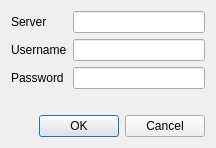
<?xml version="1.0" encoding="UTF-8"?>
<ui version="4.0">
 <class>ConnectWindow</class>
 <widget class="QDialog" name="ConnectWindow">
  <property name="geometry">
   <rect>
    <x>0</x>
    <y>0</y>
    <width>216</width>
    <height>137</height>
   </rect>
  </property>
  <property name="windowTitle">
   <string>Connect to Server</string>
  </property>
  <layout class="QVBoxLayout" name="verticalLayout">
   <item>
    <layout class="QFormLayout" name="formLayout">
     <property name="fieldGrowthPolicy">
      <enum>QFormLayout::AllNonFixedFieldsGrow</enum>
     </property>
     <item row="0" column="0">
      <widget class="QLabel" name="l_servername">
       <property name="text">
        <string>Server</string>
       </property>
      </widget>
     </item>
     <item row="0" column="1">
      <widget class="QLineEdit" name="servername"/>
     </item>
     <item row="1" column="0">
      <widget class="QLabel" name="l_username">
       <property name="text">
        <string>Username</string>
       </property>
      </widget>
     </item>
     <item row="1" column="1">
      <widget class="QLineEdit" name="username"/>
     </item>
     <item row="2" column="0">
      <widget class="QLabel" name="l_password">
       <property name="text">
        <string>Password</string>
       </property>
      </widget>
     </item>
     <item row="2" column="1">
      <widget class="QLineEdit" name="password">
       <property name="echoMode">
        <enum>QLineEdit::PasswordEchoOnEdit</enum>
       </property>
      </widget>
     </item>
    </layout>
   </item>
   <item>
    <widget class="QLabel" name="status"/>
   </item>
   <item>
    <widget class="QDialogButtonBox" name="buttonBox">
     <property name="orientation">
      <enum>Qt::Horizontal</enum>
     </property>
     <property name="standardButtons">
      <set>QDialogButtonBox::Cancel|QDialogButtonBox::Ok</set>
     </property>
    </widget>
   </item>
  </layout>
 </widget>
 <resources/>
 <connections>
  <connection>
   <sender>buttonBox</sender>
   <signal>accepted()</signal>
   <receiver>ConnectWindow</receiver>
   <slot>accept()</slot>
   <hints>
    <hint type="sourcelabel">
     <x>248</x>
     <y>254</y>
    </hint>
    <hint type="destinationlabel">
     <x>157</x>
     <y>274</y>
    </hint>
   </hints>
  </connection>
  <connection>
   <sender>buttonBox</sender>
   <signal>rejected()</signal>
   <receiver>ConnectWindow</receiver>
   <slot>reject()</slot>
   <hints>
    <hint type="sourcelabel">
     <x>316</x>
     <y>260</y>
    </hint>
    <hint type="destinationlabel">
     <x>286</x>
     <y>274</y>
    </hint>
   </hints>
  </connection>
 </connections>
</ui>
